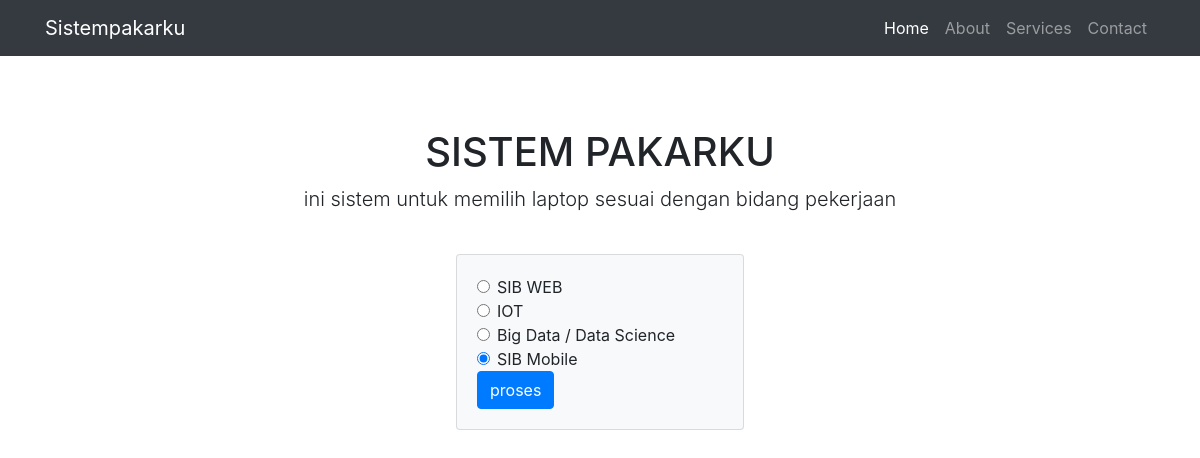
/daftarpekerjaa.php?exampleRadios=1, run on the app's committed database.
### tables this page shows
CREATE TABLE `daftar_pekerjaan` (
  `id` int(11) NOT NULL,
  `id_bidang` int(11) NOT NULL,
  `nama_daftar` varchar(100) NOT NULL,
  `jenis` varchar(100) NOT NULL
);

### daftarpekerjaa.php (the view, shortened to what this page needs)
<br>
<div class="col-lg-12 text-center">
    <h1 class="mt-5">SISTEM PAKARKU</h1>
    <p class="lead">ini sistem untuk memilih laptop sesuai dengan bidang pekerjaan</p>
</div>
<br>
<div class="container">
    <div class="col d-flex justify-content-center">
        <div class="card  bg-light mb-3" style="width: 18rem;">
            <div class="card-body">
                <?php
                include "koneksi.php";
                $id = $_GET['exampleRadios'];
                $sql_query = mysqli_query($host, "SELECT * FROM daftar_pekerjaan WHERE id_bidang =$id");
                while ($row = mysqli_fetch_assoc($sql_query)) {
                ?>
                    <form method="GET" action="produck.php">
                        <div class="form-check">
                            <input class="form-check-input" type="radio" name="daftarRadios" id="exampleRadios1" value="<?php echo $row['jenis'] ?>" checked>
                            <label class="form-check-label" for="exampleRadios1">
                                <?php echo $row['nama_daftar'] ?>
                            </label>
                        </div>
                    <?php
                }
                    ?>
                    <button type="submit" class="btn btn-primary">
                        proses
                    </button>
                    </form>
            </div>
        </div>
    </div>
</div>

### data on the page
daftar_pekerjaan: nama_daftar "SIB WEB"
daftar_pekerjaan: nama_daftar "IOT"
daftar_pekerjaan: nama_daftar "Big Data / Data Science"
daftar_pekerjaan: nama_daftar "SIB Mobile"
